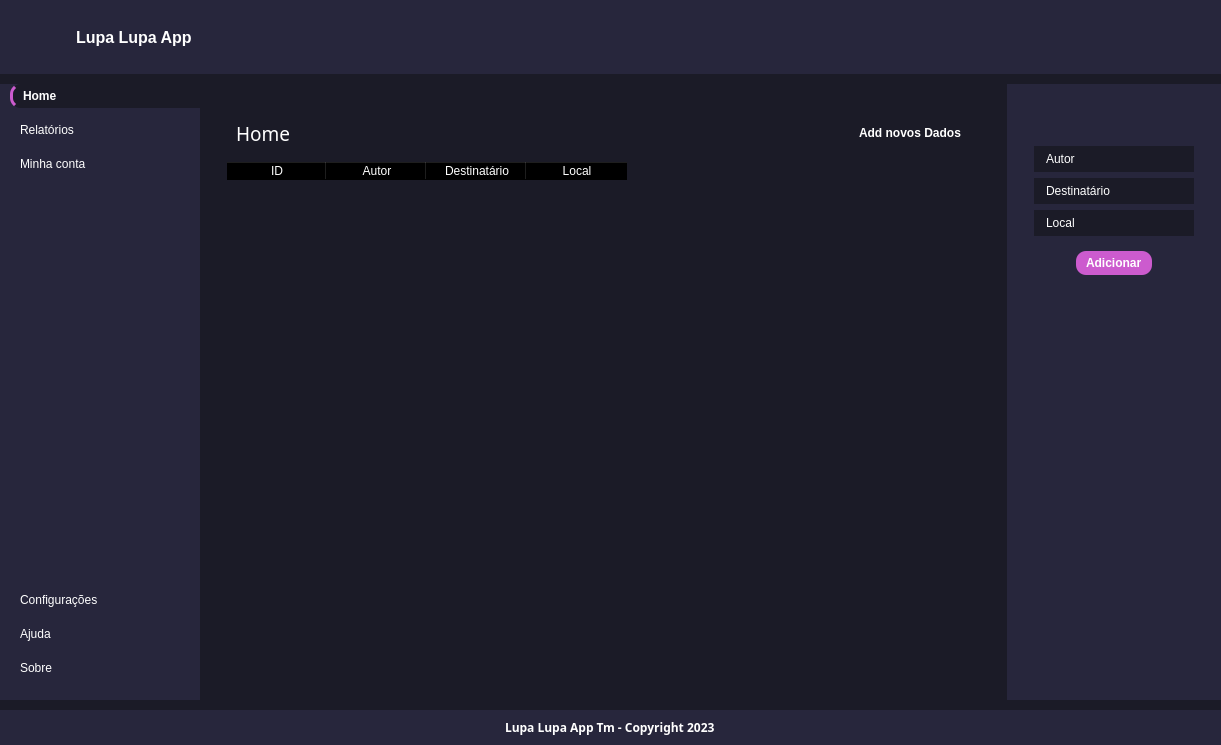
<?xml version="1.0" encoding="UTF-8"?>
<ui version="4.0">
 <class>centralWidget</class>
 <widget class="QWidget" name="centralWidget">
  <property name="geometry">
   <rect>
    <x>0</x>
    <y>0</y>
    <width>1221</width>
    <height>745</height>
   </rect>
  </property>
  <property name="windowTitle">
   <string>Widget</string>
  </property>
  <property name="styleSheet">
   <string notr="true">*{
	border: none;
	background-color: transparent;
	background: transparent;
	padding: 0;
	margin: 0;
	color:  #fff;
}
#centralWidget, #homeBtn, #mainBodyContent, QLineEdit{
	background-color: #1b1b27;
}

#header, #mainBody, #footer{
	background-color: #27263c;
}

#user{
	border: 1px sold #cc5bce;
	border-radius: 19px;
	text-align: center;
}

#adicionarBtn{
	background-color: #cc5bce;
	border-radius: 10px;
}

QPushButton{
	text-align: left;
	padding: 5px 10px;
	border-top-left-radius: 10px;
	border-bottom-left-radius: 10px;
}

#homeBtn{
	border-left: 3px solid #cc5bce;
	font-weight: bold;
}

QLineEdit{
	padding: 5px 10px;
	border-radus: 5px; 
}</string>
  </property>
  <layout class="QVBoxLayout" name="verticalLayout">
   <property name="spacing">
    <number>10</number>
   </property>
   <property name="leftMargin">
    <number>0</number>
   </property>
   <property name="topMargin">
    <number>0</number>
   </property>
   <property name="rightMargin">
    <number>0</number>
   </property>
   <property name="bottomMargin">
    <number>0</number>
   </property>
   <item alignment="Qt::AlignTop">
    <widget class="QWidget" name="header" native="true">
     <layout class="QHBoxLayout" name="horizontalLayout">
      <item alignment="Qt::AlignLeft">
       <widget class="QFrame" name="frame_2">
        <property name="frameShape">
         <enum>QFrame::StyledPanel</enum>
        </property>
        <property name="frameShadow">
         <enum>QFrame::Raised</enum>
        </property>
        <layout class="QHBoxLayout" name="horizontalLayout_3">
         <item alignment="Qt::AlignLeft">
          <widget class="QPushButton" name="menuBtn">
           <property name="cursor">
            <cursorShape>PointingHandCursor</cursorShape>
           </property>
           <property name="text">
            <string/>
           </property>
           <property name="icon">
            <iconset>
             <normaloff>../icons/align-justify.svg</normaloff>../icons/align-justify.svg</iconset>
           </property>
           <property name="iconSize">
            <size>
             <width>24</width>
             <height>24</height>
            </size>
           </property>
          </widget>
         </item>
         <item>
          <widget class="QLabel" name="lupalupaBtn">
           <property name="font">
            <font>
             <pointsize>12</pointsize>
             <bold>true</bold>
            </font>
           </property>
           <property name="text">
            <string>Lupa Lupa App</string>
           </property>
          </widget>
         </item>
        </layout>
       </widget>
      </item>
      <item alignment="Qt::AlignRight">
       <widget class="QFrame" name="frame">
        <property name="frameShape">
         <enum>QFrame::StyledPanel</enum>
        </property>
        <property name="frameShadow">
         <enum>QFrame::Raised</enum>
        </property>
        <layout class="QHBoxLayout" name="horizontalLayout_4">
         <item>
          <widget class="QPushButton" name="pushButton_4">
           <property name="cursor">
            <cursorShape>PointingHandCursor</cursorShape>
           </property>
           <property name="text">
            <string/>
           </property>
           <property name="icon">
            <iconset>
             <normaloff>../icons/search.svg</normaloff>../icons/search.svg</iconset>
           </property>
           <property name="iconSize">
            <size>
             <width>25</width>
             <height>25</height>
            </size>
           </property>
          </widget>
         </item>
         <item>
          <widget class="QPushButton" name="pushButton_3">
           <property name="cursor">
            <cursorShape>PointingHandCursor</cursorShape>
           </property>
           <property name="text">
            <string/>
           </property>
           <property name="icon">
            <iconset>
             <normaloff>../icons/bell.svg</normaloff>../icons/bell.svg</iconset>
           </property>
           <property name="iconSize">
            <size>
             <width>25</width>
             <height>25</height>
            </size>
           </property>
          </widget>
         </item>
         <item>
          <widget class="QPushButton" name="pushButton_2">
           <property name="cursor">
            <cursorShape>PointingHandCursor</cursorShape>
           </property>
           <property name="text">
            <string/>
           </property>
           <property name="icon">
            <iconset>
             <normaloff>../icons/activity.svg</normaloff>../icons/activity.svg</iconset>
           </property>
           <property name="iconSize">
            <size>
             <width>25</width>
             <height>25</height>
            </size>
           </property>
          </widget>
         </item>
         <item>
          <widget class="QPushButton" name="user">
           <property name="minimumSize">
            <size>
             <width>38</width>
             <height>38</height>
            </size>
           </property>
           <property name="maximumSize">
            <size>
             <width>38</width>
             <height>38</height>
            </size>
           </property>
           <property name="cursor">
            <cursorShape>PointingHandCursor</cursorShape>
           </property>
           <property name="styleSheet">
            <string notr="true"/>
           </property>
           <property name="text">
            <string/>
           </property>
           <property name="icon">
            <iconset>
             <normaloff>../icons/user.svg</normaloff>../icons/user.svg</iconset>
           </property>
           <property name="iconSize">
            <size>
             <width>40</width>
             <height>40</height>
            </size>
           </property>
          </widget>
         </item>
        </layout>
       </widget>
      </item>
     </layout>
    </widget>
   </item>
   <item>
    <widget class="QWidget" name="mainBody" native="true">
     <property name="sizePolicy">
      <sizepolicy hsizetype="Preferred" vsizetype="Expanding">
       <horstretch>0</horstretch>
       <verstretch>0</verstretch>
      </sizepolicy>
     </property>
     <property name="minimumSize">
      <size>
       <width>1221</width>
       <height>615</height>
      </size>
     </property>
     <layout class="QHBoxLayout" name="horizontalLayout_2">
      <property name="spacing">
       <number>0</number>
      </property>
      <property name="leftMargin">
       <number>0</number>
      </property>
      <property name="topMargin">
       <number>0</number>
      </property>
      <property name="rightMargin">
       <number>0</number>
      </property>
      <property name="bottomMargin">
       <number>0</number>
      </property>
      <item>
       <widget class="QCustomSlideMenu" name="leftMenu" native="true">
        <property name="minimumSize">
         <size>
          <width>200</width>
          <height>0</height>
         </size>
        </property>
        <property name="maximumSize">
         <size>
          <width>0</width>
          <height>16777215</height>
         </size>
        </property>
        <property name="cursor">
         <cursorShape>ArrowCursor</cursorShape>
        </property>
        <layout class="QVBoxLayout" name="verticalLayout_3">
         <property name="spacing">
          <number>0</number>
         </property>
         <property name="leftMargin">
          <number>0</number>
         </property>
         <property name="topMargin">
          <number>0</number>
         </property>
         <property name="rightMargin">
          <number>0</number>
         </property>
         <property name="bottomMargin">
          <number>20</number>
         </property>
         <item>
          <widget class="QWidget" name="widget" native="true">
           <property name="minimumSize">
            <size>
             <width>200</width>
             <height>595</height>
            </size>
           </property>
           <layout class="QVBoxLayout" name="verticalLayout_4">
            <property name="spacing">
             <number>0</number>
            </property>
            <property name="leftMargin">
             <number>10</number>
            </property>
            <property name="topMargin">
             <number>0</number>
            </property>
            <property name="rightMargin">
             <number>0</number>
            </property>
            <property name="bottomMargin">
             <number>0</number>
            </property>
            <item>
             <widget class="QFrame" name="frame_3">
              <property name="frameShape">
               <enum>QFrame::StyledPanel</enum>
              </property>
              <property name="frameShadow">
               <enum>QFrame::Raised</enum>
              </property>
              <layout class="QVBoxLayout" name="verticalLayout_5">
               <property name="spacing">
                <number>10</number>
               </property>
               <property name="leftMargin">
                <number>0</number>
               </property>
               <property name="topMargin">
                <number>0</number>
               </property>
               <property name="rightMargin">
                <number>0</number>
               </property>
               <property name="bottomMargin">
                <number>0</number>
               </property>
               <item>
                <widget class="QPushButton" name="homeBtn">
                 <property name="cursor">
                  <cursorShape>PointingHandCursor</cursorShape>
                 </property>
                 <property name="styleSheet">
                  <string notr="true">background-color: #1b1b27;</string>
                 </property>
                 <property name="text">
                  <string>Home</string>
                 </property>
                 <property name="icon">
                  <iconset>
                   <normaloff>../icons/home.svg</normaloff>../icons/home.svg</iconset>
                 </property>
                </widget>
               </item>
               <item>
                <widget class="QPushButton" name="relatorioBtn">
                 <property name="cursor">
                  <cursorShape>PointingHandCursor</cursorShape>
                 </property>
                 <property name="text">
                  <string>Relatórios</string>
                 </property>
                 <property name="icon">
                  <iconset>
                   <normaloff>../icons/printer.svg</normaloff>../icons/printer.svg</iconset>
                 </property>
                </widget>
               </item>
               <item>
                <widget class="QPushButton" name="minhaContaBtn">
                 <property name="cursor">
                  <cursorShape>PointingHandCursor</cursorShape>
                 </property>
                 <property name="text">
                  <string>Minha conta</string>
                 </property>
                 <property name="icon">
                  <iconset>
                   <normaloff>../icons/user.svg</normaloff>../icons/user.svg</iconset>
                 </property>
                </widget>
               </item>
              </layout>
             </widget>
            </item>
            <item>
             <spacer name="verticalSpacer">
              <property name="orientation">
               <enum>Qt::Vertical</enum>
              </property>
              <property name="sizeHint" stdset="0">
               <size>
                <width>20</width>
                <height>40</height>
               </size>
              </property>
             </spacer>
            </item>
            <item>
             <widget class="QFrame" name="frame_4">
              <property name="frameShape">
               <enum>QFrame::StyledPanel</enum>
              </property>
              <property name="frameShadow">
               <enum>QFrame::Raised</enum>
              </property>
              <layout class="QVBoxLayout" name="verticalLayout_6">
               <property name="spacing">
                <number>10</number>
               </property>
               <property name="leftMargin">
                <number>0</number>
               </property>
               <property name="topMargin">
                <number>0</number>
               </property>
               <property name="rightMargin">
                <number>0</number>
               </property>
               <property name="bottomMargin">
                <number>0</number>
               </property>
               <item>
                <widget class="QPushButton" name="configuracoesBtn">
                 <property name="cursor">
                  <cursorShape>PointingHandCursor</cursorShape>
                 </property>
                 <property name="text">
                  <string>Configurações</string>
                 </property>
                 <property name="icon">
                  <iconset>
                   <normaloff>../icons/settings.svg</normaloff>../icons/settings.svg</iconset>
                 </property>
                </widget>
               </item>
               <item>
                <widget class="QPushButton" name="ajudaBtn">
                 <property name="cursor">
                  <cursorShape>PointingHandCursor</cursorShape>
                 </property>
                 <property name="text">
                  <string>Ajuda</string>
                 </property>
                 <property name="icon">
                  <iconset>
                   <normaloff>../icons/help-circle.svg</normaloff>../icons/help-circle.svg</iconset>
                 </property>
                </widget>
               </item>
               <item>
                <widget class="QPushButton" name="sobreBtn">
                 <property name="cursor">
                  <cursorShape>PointingHandCursor</cursorShape>
                 </property>
                 <property name="text">
                  <string>Sobre</string>
                 </property>
                 <property name="icon">
                  <iconset>
                   <normaloff>../icons/info.svg</normaloff>../icons/info.svg</iconset>
                 </property>
                </widget>
               </item>
              </layout>
             </widget>
            </item>
           </layout>
          </widget>
         </item>
        </layout>
       </widget>
      </item>
      <item>
       <widget class="QWidget" name="mainBodyContent" native="true">
        <layout class="QVBoxLayout" name="verticalLayout_2">
         <item>
          <widget class="QCustomStackedWidget" name="mainPages">
           <widget class="QWidget" name="homePage">
            <layout class="QVBoxLayout" name="verticalLayout_10">
             <item>
              <widget class="QWidget" name="widget_3" native="true">
               <layout class="QVBoxLayout" name="verticalLayout_11">
                <item>
                 <widget class="QFrame" name="frame_6">
                  <property name="frameShape">
                   <enum>QFrame::StyledPanel</enum>
                  </property>
                  <property name="frameShadow">
                   <enum>QFrame::Raised</enum>
                  </property>
                  <layout class="QHBoxLayout" name="horizontalLayout_6">
                   <item alignment="Qt::AlignLeft">
                    <widget class="QLabel" name="label_5">
                     <property name="font">
                      <font>
                       <family>Tibetan Machine Uni</family>
                       <pointsize>14</pointsize>
                       <bold>false</bold>
                      </font>
                     </property>
                     <property name="text">
                      <string>Home</string>
                     </property>
                    </widget>
                   </item>
                   <item alignment="Qt::AlignRight">
                    <widget class="QPushButton" name="showUserFormBtn">
                     <property name="font">
                      <font>
                       <bold>true</bold>
                      </font>
                     </property>
                     <property name="cursor">
                      <cursorShape>PointingHandCursor</cursorShape>
                     </property>
                     <property name="text">
                      <string>Add novos Dados</string>
                     </property>
                     <property name="icon">
                      <iconset>
                       <normaloff>../icons/plus-square.svg</normaloff>../icons/plus-square.svg</iconset>
                     </property>
                     <property name="iconSize">
                      <size>
                       <width>24</width>
                       <height>24</height>
                      </size>
                     </property>
                    </widget>
                   </item>
                  </layout>
                 </widget>
                </item>
                <item>
                 <widget class="QTableWidget" name="tableWidget">
                  <column>
                   <property name="text">
                    <string>ID</string>
                   </property>
                  </column>
                  <column>
                   <property name="text">
                    <string>Autor</string>
                   </property>
                  </column>
                  <column>
                   <property name="text">
                    <string>Destinatário</string>
                   </property>
                  </column>
                  <column>
                   <property name="text">
                    <string>Local</string>
                   </property>
                  </column>
                 </widget>
                </item>
               </layout>
              </widget>
             </item>
            </layout>
           </widget>
           <widget class="QWidget" name="reportsPage">
            <widget class="QLabel" name="label_3">
             <property name="geometry">
              <rect>
               <x>440</x>
               <y>230</y>
               <width>71</width>
               <height>111</height>
              </rect>
             </property>
             <property name="font">
              <font>
               <family>Tibetan Machine Uni</family>
               <pointsize>14</pointsize>
               <bold>false</bold>
              </font>
             </property>
             <property name="text">
              <string>Reports</string>
             </property>
            </widget>
           </widget>
           <widget class="QWidget" name="accountsPage">
            <widget class="QLabel" name="label_7">
             <property name="geometry">
              <rect>
               <x>430</x>
               <y>230</y>
               <width>91</width>
               <height>111</height>
              </rect>
             </property>
             <property name="font">
              <font>
               <family>Tibetan Machine Uni</family>
               <pointsize>14</pointsize>
               <bold>false</bold>
              </font>
             </property>
             <property name="text">
              <string>Accounts</string>
             </property>
            </widget>
           </widget>
           <widget class="QWidget" name="settingsPage">
            <widget class="QLabel" name="label_4">
             <property name="geometry">
              <rect>
               <x>430</x>
               <y>250</y>
               <width>81</width>
               <height>111</height>
              </rect>
             </property>
             <property name="font">
              <font>
               <family>Tibetan Machine Uni</family>
               <pointsize>14</pointsize>
               <bold>false</bold>
              </font>
             </property>
             <property name="text">
              <string>Settings</string>
             </property>
            </widget>
           </widget>
           <widget class="QWidget" name="helpPage">
            <widget class="QLabel" name="label_6">
             <property name="geometry">
              <rect>
               <x>400</x>
               <y>200</y>
               <width>71</width>
               <height>111</height>
              </rect>
             </property>
             <property name="font">
              <font>
               <family>Tibetan Machine Uni</family>
               <pointsize>14</pointsize>
               <bold>false</bold>
              </font>
             </property>
             <property name="text">
              <string>Help</string>
             </property>
            </widget>
           </widget>
           <widget class="QWidget" name="aboutPage">
            <widget class="QLabel" name="label_8">
             <property name="geometry">
              <rect>
               <x>440</x>
               <y>230</y>
               <width>71</width>
               <height>111</height>
              </rect>
             </property>
             <property name="font">
              <font>
               <family>Tibetan Machine Uni</family>
               <pointsize>14</pointsize>
               <bold>false</bold>
              </font>
             </property>
             <property name="text">
              <string>About</string>
             </property>
            </widget>
           </widget>
          </widget>
         </item>
        </layout>
       </widget>
      </item>
      <item>
       <widget class="QCustomSlideMenu" name="rightMenu" native="true">
        <property name="minimumSize">
         <size>
          <width>200</width>
          <height>0</height>
         </size>
        </property>
        <layout class="QVBoxLayout" name="verticalLayout_7">
         <item alignment="Qt::AlignHCenter|Qt::AlignTop">
          <widget class="QWidget" name="widget_2" native="true">
           <property name="minimumSize">
            <size>
             <width>196</width>
             <height>191</height>
            </size>
           </property>
           <layout class="QVBoxLayout" name="verticalLayout_8">
            <item alignment="Qt::AlignHCenter">
             <widget class="QLabel" name="label_2">
              <property name="minimumSize">
               <size>
                <width>70</width>
                <height>0</height>
               </size>
              </property>
              <property name="maximumSize">
               <size>
                <width>70</width>
                <height>70</height>
               </size>
              </property>
              <property name="text">
               <string/>
              </property>
              <property name="pixmap">
               <pixmap>../icons/edit.svg</pixmap>
              </property>
              <property name="scaledContents">
               <bool>true</bool>
              </property>
             </widget>
            </item>
            <item>
             <widget class="QFrame" name="frame_5">
              <property name="frameShape">
               <enum>QFrame::StyledPanel</enum>
              </property>
              <property name="frameShadow">
               <enum>QFrame::Raised</enum>
              </property>
              <layout class="QVBoxLayout" name="verticalLayout_9">
               <item>
                <widget class="QLineEdit" name="autor">
                 <property name="text">
                  <string>Autor</string>
                 </property>
                 <property name="placeholderText">
                  <string>Username</string>
                 </property>
                </widget>
               </item>
               <item>
                <widget class="QLineEdit" name="destinatario">
                 <property name="text">
                  <string>Destinatário</string>
                 </property>
                 <property name="placeholderText">
                  <string>Email</string>
                 </property>
                </widget>
               </item>
               <item>
                <widget class="QLineEdit" name="local">
                 <property name="text">
                  <string>Local</string>
                 </property>
                 <property name="placeholderText">
                  <string>Phone Number</string>
                 </property>
                </widget>
               </item>
              </layout>
             </widget>
            </item>
            <item alignment="Qt::AlignHCenter">
             <widget class="QPushButton" name="adicionarBtn">
              <property name="font">
               <font>
                <bold>true</bold>
               </font>
              </property>
              <property name="cursor">
               <cursorShape>PointingHandCursor</cursorShape>
              </property>
              <property name="text">
               <string>Adicionar</string>
              </property>
              <property name="icon">
               <iconset>
                <normaloff>../icons/file-plus.svg</normaloff>../icons/file-plus.svg</iconset>
              </property>
              <property name="iconSize">
               <size>
                <width>24</width>
                <height>24</height>
               </size>
              </property>
             </widget>
            </item>
           </layout>
          </widget>
         </item>
        </layout>
       </widget>
      </item>
     </layout>
    </widget>
   </item>
   <item>
    <widget class="QWidget" name="footer" native="true">
     <layout class="QHBoxLayout" name="horizontalLayout_5">
      <item alignment="Qt::AlignHCenter">
       <widget class="QLabel" name="label_9">
        <property name="font">
         <font>
          <family>Sans</family>
          <bold>true</bold>
         </font>
        </property>
        <property name="text">
         <string>Lupa Lupa App Tm - Copyright 2023</string>
        </property>
       </widget>
      </item>
     </layout>
    </widget>
   </item>
  </layout>
 </widget>
 <customwidgets>
  <customwidget>
   <class>QCustomSlideMenu</class>
   <extends>QWidget</extends>
   <header location="global">Custom_Widgets.Widgets.h</header>
   <container>1</container>
  </customwidget>
  <customwidget>
   <class>QCustomStackedWidget</class>
   <extends>QStackedWidget</extends>
   <header location="global">Custom_Widgets.Widgets.h</header>
   <container>1</container>
  </customwidget>
 </customwidgets>
 <resources/>
 <connections/>
</ui>
